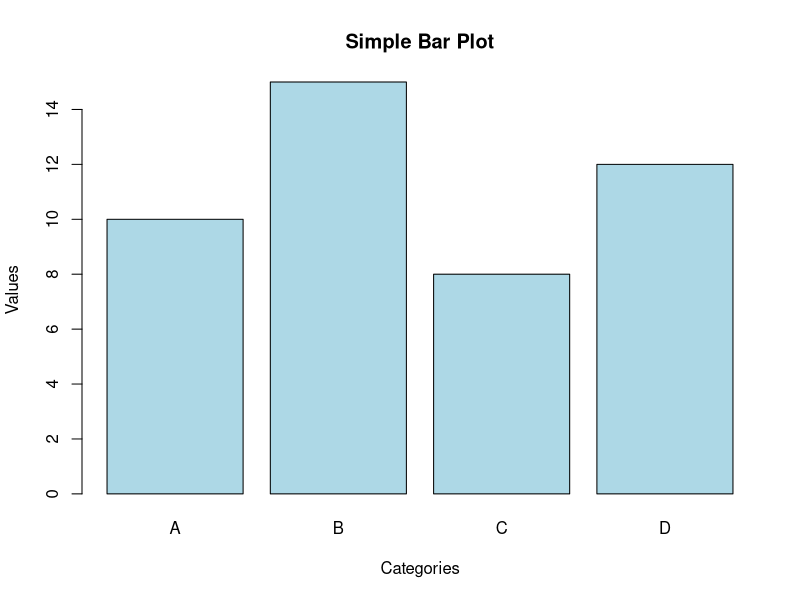

Write the R code that produced this figure.
# R script to generate a bar plot and save it

# Define data
categories <- c("A", "B", "C", "D")
values <- c(10, 15, 8, 12)

# Create the bar plot
barplot(values,
        names.arg = categories,
        main = "Simple Bar Plot",
        xlab = "Categories",
        ylab = "Values",
        col = "lightblue",
        border = "black")

# Optionally, save the plot to a file
# png("bar_plot.png")
# barplot(values, names.arg = categories, main = "Simple Bar Plot", xlab = "Categories", ylab = "Values", col = "lightblue", border = "black")
# dev.off()
